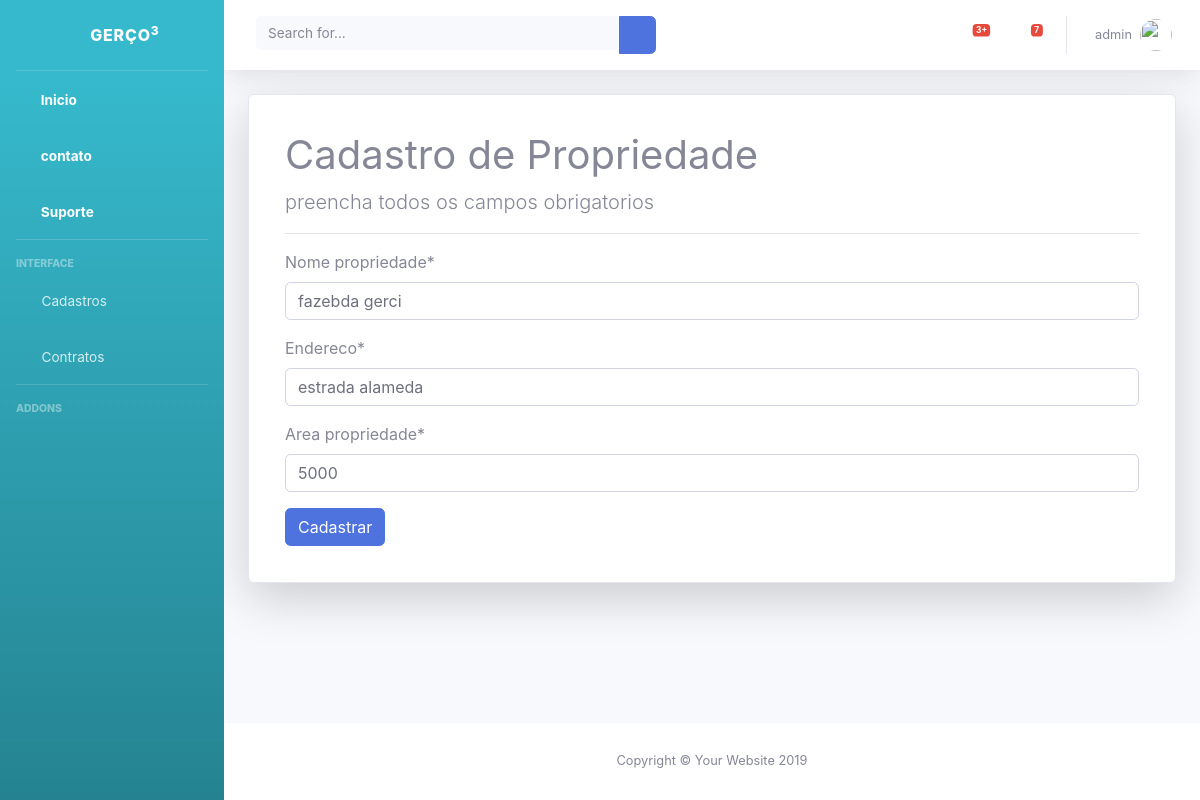
The app's page /editar/propriedade/1 (signed in) with its own data.
### cadastros/models.py (models this page shows, shortened)
class Propriedade(models.Model):
    nome_propriedade = models.CharField(max_length=45)
    endereco = models.CharField(max_length=100)
    area_propriedade = models.CharField(max_length=45)
    cidade = models.ForeignKey(Cidade, on_delete=models.PROTECT)
    empresa = models.ForeignKey(Empresa, on_delete= models.PROTECT)

### cadastros/views.py (the view)
# urls.py: path('editar/propriedade/<int:pk>', PropriedadeUpdate.as_view(), name ="editar-propriedade"),
class PropriedadeUpdate(LoginRequiredMixin, UpdateView):
    model = Propriedade
    fields = ['nome_propriedade', 'endereco', 'area_propriedade']
    template_name = 'cadastros/form.html'
    success_url = reverse_lazy('listar-propriedade')
    def get_context_data(self, *args, **kwargs):
        context = super().get_context_data(*args, **kwargs)
        context['titulo'] = "Cadastro de Propriedade"
        context['botao'] = "Atualizar"
        context['icone'] = '<i class="fa fa-check" aria-hidden="true"></i>'
        return context

### cadastros/templates/cadastros/form.html (shortened to what this page needs)
{% extends 'paginas/modelo.html'%}
{% load static %}
{% load crispy_forms_tags %}
{% block conteudo %}
<div class="container ">
    <div class="card shadow-lg p-3 mb-5 bg-white rounded">
        <div class="card-body">
            <h1>{{ titulo }} </h1>
            <p class="lead">
                preencha todos os campos obrigatorios
            </p>
            <hr>
            <form action="" method="POST">
                {{form|crispy}}
                <button type="submit" class="btn btn-primary"> Cadastrar</button>
            </form>
        </div>
    </div>
</div>
{% endblock %}

### paginas/templates/paginas/modelo.html (shortened to what this page needs)
{% load static %}
<!DOCTYPE html>
<html lang="en">
<head>
  <link href="{% static 'vendor/fontawesome-free/css/all.min.css' %}" rel="stylesheet" type="text/css">
  <link href="{% static 'css/font-googlealips' %}" rel="stylesheet">
  <link href="{% static 'css/sb-admin-2.min.css' %}" rel="stylesheet">
  <link href="{% static 'css/bootstrap.css' %} rel="stylesheet">
  <link href="{% static 'css/estilo.css' %} rel="stylesheet">
</head>
<body id="page-top">
  <div id="wrapper">
    <ul class="navbar-nav bg-gradient-info sidebar sidebar-dark accordion" id="accordionSidebar">
      <a class="sidebar-brand d-flex align-items-center justify-content-center" href="index.html">
        <div class="sidebar-brand-icon rotate-n-15">
          <i class="fas fa-laugh-wink"></i>
        </div>
        <div class="sidebar-brand-text mx-3">GERÇO<sup>3</sup></div>
      </a>
      <hr class="sidebar-divider my-0">
      <li class="nav-item active">
        <a class="nav-link" href="index.html">
          <i class="fas fa-fw fa-tachometer-alt"></i>
          <span>Inicio</span></a>
      </li>
      <li class="nav-item active">
        <a class="nav-link" href="index.html">
          <i class="fas fa-fw fa-tachometer-alt"></i>
          <span>contato</span></a>
      </li>
      <li class="nav-item active">
        <a class="nav-link" href="index.html">
          <i class="fas fa-fw fa-tachometer-alt"></i>
          <span>Suporte</span></a>
      </li>
      <hr class="sidebar-divider">
      <div class="sidebar-heading">
        Interface
      </div>
      {% if request.user.is_authenticated %}
      <li class="nav-item">
        <a class="nav-link collapsed" href="#" data-toggle="collapse" data-target="#collapseTwo" aria-expanded="true"
          aria-controls="collapseTwo">
          <i class="fas fa-fw fa-cog"></i>
          <span>Cadastros</span>
        </a>
      </li>
      {% endif %}
      <li class="nav-item ">
        <a class="nav-link" href="{% url 'cadastro-contrato' %}">
          <i class="fas fa-fw fa-tachometer-alt"></i>
          <span>Contratos</span></a>
      </li>
      <hr class="sidebar-divider">
      <div class="sidebar-heading">
        Addons
      </div>
    </ul>
    <div id="content-wrapper" class="d-flex flex-column">
      <div id="content">
        <nav class="navbar navbar-expand navbar-light bg-white topbar mb-4 static-top shadow">
          <form class="d-none d-sm-inline-block form-inline mr-auto ml-md-3 my-2 my-md-0 mw-100 navbar-search">
            <div class="input-group">
              <input type="text" class="form-control bg-light border-0 small" placeholder="Search for..."
                aria-label="Search" aria-describedby="basic-addon2">
              <div class="input-group-append">
                <button class="btn btn-primary" type="button">
                  <i class="fas fa-search fa-sm"></i>
                </button>
              </div>
            </div>
          </form>
          <ul class="navbar-nav ml-auto">
            <li class="nav-item dropdown no-arrow mx-1">
              <a class="nav-link dropdown-toggle" href="#" id="alertsDropdown" role="button" data-toggle="dropdown"
                aria-haspopup="true" aria-expanded="false">
                <i class="fas fa-bell fa-fw"></i>
                <span class="badge badge-danger badge-counter">3+</span>
              </a>
            </li>
            <li class="nav-item dropdown no-arrow mx-1">
              <a class="nav-link dropdown-toggle" href="#" id="messagesDropdown" role="button" data-toggle="dropdown"
                aria-haspopup="true" aria-expanded="false">
                <i class="fas fa-envelope fa-fw"></i>
                <span class="badge badge-danger badge-counter">7</span>
              </a>
            </li>
            {% if request.user.is_authenticated %}
            <li class="nav-item dropdown no-arrow">
              <a class="nav-link dropdown-toggle" href="#" id="userDropdown" role="button" data-toggle="dropdown"
                aria-haspopup="true" aria-expanded="false">
                <span class="mr-2 d-none d-lg-inline text-gray-600 small">{{ request.user }}</span>
                <img class="img-profile rounded-circle" src="https://source.unsplash.com/QAB-WJcbgJk/60x60">
              </a>
            </li>
            {% else %}
            <li class="nav-item active">
              <a class="nav-link" href="{% url 'login' %}">
                <i class="fas fa-fw fa-sign-in-alt"></i>
                <span>Login</span></a>
            </li>
            {% endif %}
          </ul>
        </nav>
        {% block conteudo %}{% endblock %}
      </div>
      {% block footer %}
      <footer class="sticky-footer bg-white">
        <div class="container my-auto">
          <div class="copyright text-center my-auto">
            <span>Copyright &copy; Your Website 2019</span>
          </div>
        </div>
      </footer>
      {% endblock %}
    </div>
  </div>
</body>
</html>

### records on screen
Propriedade: nome_propriedade "fazebda gerci", endereco "estrada alameda", area_propriedade "5000"

### other values on screen
{{ request.user }} "admin"
{{ titulo }} "Cadastro de Propriedade"
